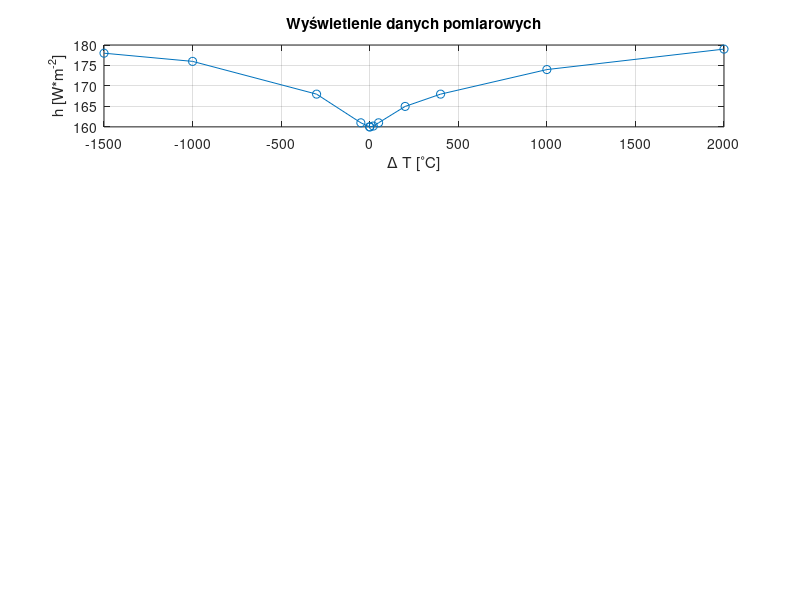

Write the MATLAB code that produced this figure. (Note: this script raises an error after producing the figure.)
clc, clear, close all;
%% Dane
delta_T = [-1500, -1000, -300, -50, -1, 1, 20, 50, 200, 400, 1000, 2000];
h = [178, 176, 168, 161, 160, 160, 160.2, 161, 165, 168, 174, 179];
T_interpolacja = -1500:2000;

%% Wyświetlenie danych pomiarowych
figure(1);
subplot(4,1,1);
plot(delta_T, h, 'o-');
grid on;
title('Wyświetlenie danych pomiarowych');
xlab = xlabel('\Delta T [^{\circ}C]');
ylab = ylabel('h [W*m^{-2}]');

%% Interpolacja Lagrange
h_lagrange = interpolacja_lagrange(delta_T, h, T_interpolacja);
subplot(4,1,2);
plot(T_interpolacja, h_lagrange);
grid on;
title('Wyświetlenie interpolacji Lagrange');
xlab = xlabel('\Delta T [^{\circ}C]');
ylab = ylabel('h [W*m^{-2}]');

%% Interpolacja Newton
h_newton = interpolacja_newton(delta_T, h, T_interpolacja);
subplot(4,1,3);
plot(T_interpolacja, h_newton);
grid on;
title('Wyświetlenie interpolacji Newtona');
xlab = xlabel('\Delta T [^{\circ}C]');
ylab = ylabel('h [W*m^{-2}]');


%% Brudnopis
% %aproksymacja lub interpolacja w celu wykorzystania w symulacji
% Tb_0 = 1200;
% Tw_0 = 25;
% %zaimplemenowac trzy algorytmy pozwalajace znalezc przyblizenie
% %wspolczynnika przewodnictwa cieplnego na podstawie danych z tabeli i
% %wykorzystac te przyblizenia w symulacji
% % * dowolnie wybrany algorytm interpolacji wielomianowej (np. Lagrange,
% % Newton, itp.)
% 

%% Funkcje
function h_lagrange = interpolacja_lagrange(delta_T, h, T_interpolacja)
    n = length(delta_T);
    h_lagrange = zeros(size(T_interpolacja));

    for i = 1:n
        phi = ones(size(T_interpolacja));
        for j = 1:n
            if j ~= i
                phi = phi .* (T_interpolacja - delta_T(j)) / (delta_T(i) - delta_T(j));
            end
        end
        h_lagrange = h_lagrange + h(i) * phi;
    end
end

function h_newton = interpolacja_newton(delta_T, h, T_interpolacja)
    n = length(delta_T);
    wspolczynniki = ilorazy_roznicowe(delta_T, h);
    h_newton = zeros(size(T_interpolacja));
    for i = 1:n
        term = wspolczynniki(i);
        for j = 1:i-1
            term = term .* (T_interpolacja - delta_T(j));
        end
        h_newton = h_newton + term;
    end
end

function wspolczynniki = ilorazy_roznicowe(delta_T, h)
    n = length(delta_T);
    wspolczynniki = h;
    for j = 2:n
        for i = n:-1:j
            wspolczynniki(i) = (wspolczynniki(i) - wspolczynniki(i-1)) / (delta_T(i) - delta_T(i-j+1));
        end
    end
end